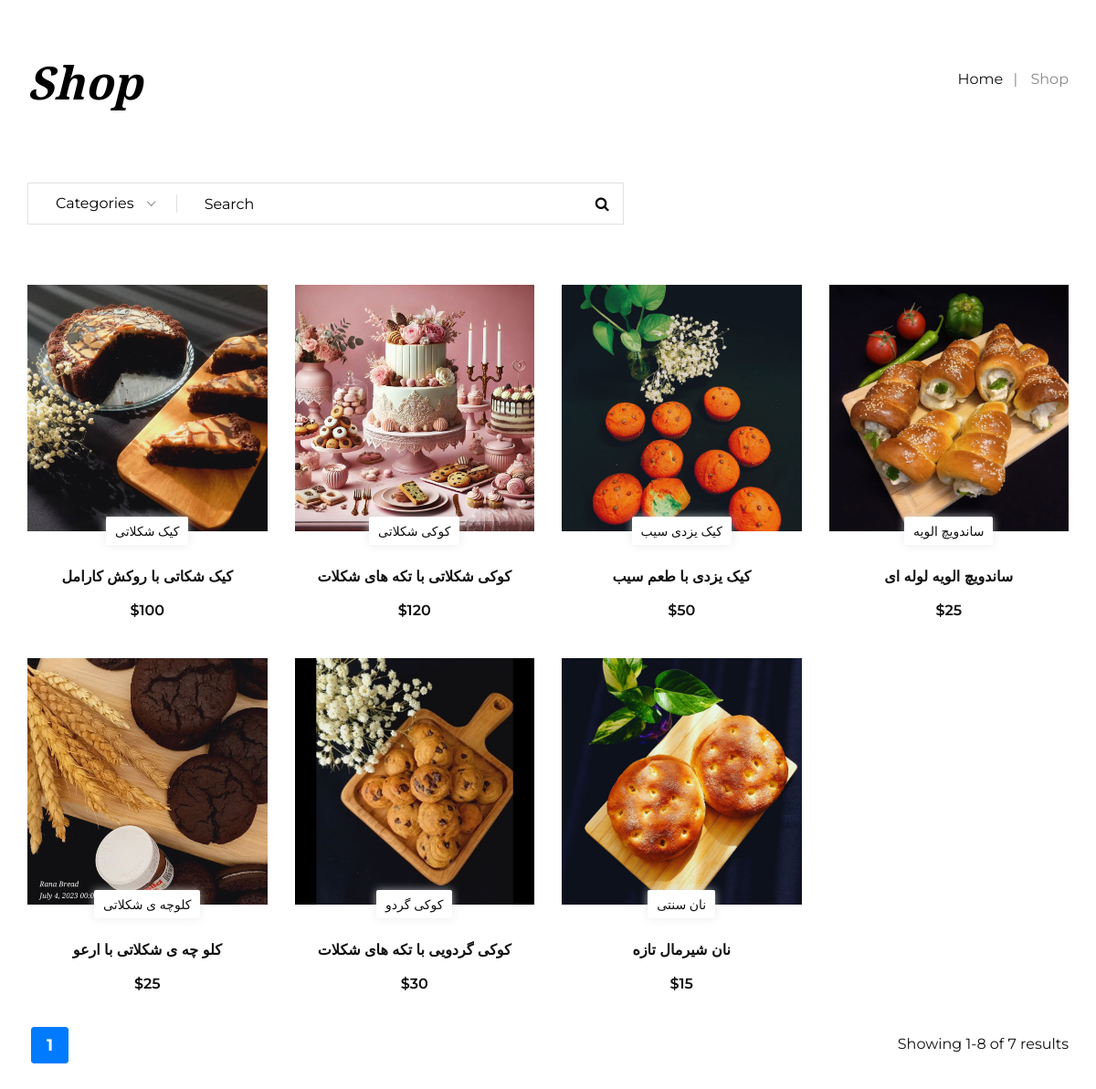
Page /products on the committed database.
### product_module/models.py (models this page shows, shortened)
class Product(models.Model):
    category = models.ManyToManyField(productCategory, verbose_name='دیته بندی')
    title = models.CharField(max_length=100, verbose_name='عنوان محصول', db_index=True)
    url_title = models.CharField(max_length=100, verbose_name='عنوان در url', db_index=True)
    price = models.IntegerField(verbose_name='قیمت محصول')
    image = models.ImageField(upload_to='images/products', verbose_name='تصویر اصلی')
    short_description = models.TextField(verbose_name='توضحات کوتاه محصول')
    description = models.TextField(verbose_name='توضیحات محصول')
    is_active = models.BooleanField(default=False, verbose_name='فعال')
    slug = models.SlugField(default="", db_index=True, unique=True, null=False, blank=True, max_length=400,
                            allow_unicode=True, verbose_name='slug')
    is_deleted = models.BooleanField(default=False, verbose_name='حذف')
    number = models.IntegerField(verbose_name='حداقل مقدار خرید', default=1, blank=True, null=True)
    class Meta:
        verbose_name = 'product'
        verbose_name_plural = "product's"

### product_module/views.py (the view)
# urls.py: path('products', views.ProductListView.as_view(), name='product-list'),
class ProductListView(ListView):
    template_name = 'product_module/product_list.html'
    model = Product
    paginate_by = 8
    context_object_name = 'products'
    def get_queryset(self):
        query = super(ProductListView, self).get_queryset()
        query = query.filter(is_active=True)
        search_query = self.request.GET.get('search', None)
        if search_query:
            query = query.filter(Q(title__icontains=search_query))
        category_url = self.request.GET.get('category')
        if category_url:
            query = query.filter(category__url__iexact=category_url)
        return query
    def get_context_data(self, **kwargs):
        context = super(ProductListView, self).get_context_data(**kwargs)
        context['categorise'] = productCategory.objects.filter(is_active=True).all()
        context['search_query'] = self.request.GET.get('search', '')
        context['product_count'] = Product.objects.all().count()
        return context

### product_module/templates/product_module/product_list.html (shortened to what this page needs)
{% extends 'shared/layout.html' %}
{% block content %}
    <div class="breadcrumb-option">
        <div class="container">
            <div class="row">
                <div class="col-lg-6 col-md-6 col-sm-6">
                    <div class="breadcrumb__text">
                        <h2>Shop</h2>
                    </div>
                </div>
                <div class="col-lg-6 col-md-6 col-sm-6">
                    <div class="breadcrumb__links">
                        <a href=".{% url 'home' %}">Home</a>
                        <span>Shop</span>
                    </div>
                </div>
            </div>
        </div>
    </div>
    <section class="shop spad">
        <div class="container">
            <div class="shop__option">
                <div class="row">
                    <div class="col-lg-7 col-md-7">
                        <div class="shop__option__search">
                            <form method="get" action="">
                                <input type="text" name="search" placeholder="Search" value="{{ search_query }}">
                                <button type="submit"><i class="fa fa-search"></i></button>
                            </form>
                        </div>
                    </div>
                    <div class="col-lg-5 col-md-5">
                    </div>
                </div>
            </div>
            <div class="row">
                {% if products %}
                    {% for product in products %}
                        <div class="col-lg-3 col-md-6 col-sm-6">
                            <div class="product__item">
                                <div class="product__item__pic set-bg" data-setbg="{{ product.image.url }}">
                                    <div class="product__label">
                                        <span>{{ product.title }}</span>
                                    </div>
                                </div>
                                <div class="product__item__text">
                                    <h6><a href="#">{{ product.short_description }}</a></h6>
                                    <div class="product__item__price">${{ product.price }}</div>
                                </div>
                            </div>
                        </div>
                    {% endfor %}
                {% else %}
                    <div class="col-12 text-center">
                        <p class="no-products-message">No products found matching your search.</p>
                    </div>
                {% endif %}
            </div>
            <div class="shop__last__option">
                <div class="row">
                    <div class="col-lg-6 col-md-6 col-sm-6">
                        <div class="shop__pagination">
                            {% for page_num in page_obj.paginator.page_range %}
                                <a onclick="fillpage({{ page_num }})"
                                   href="#" class="{% if page_obj.number == page_num %}
                               active {% endif %}">{{ page_num }}</a>
                            {% endfor %}
                        </div>
                    </div>
                    <div class="col-lg-6 col-md-6 col-sm-6">
                        <div class="shop__last__text">
                            <p>Showing 1-8 of {{ product_count }} results</p>
                        </div>
                    </div>
                </div>
            </div>
        </div>
    </section>
{% endblock %}

### static/css/custom.css (style rules this page uses)
.shop__pagination a.active { font-weight: bold; color: white; background-color: #000000; border-color: #007bff; }
.shop__pagination a { text-decoration: none; color: black; padding: 8px 16px; border: 1px solid #ddd; margin: 0 4px; border-radius: 4px; transition: background-color 0.3s, color 0.3s; font-size: 18px; font-weight: 600; position: relative; top: 2px; }
.shop__pagination a.active { font-weight: bold; color: white; background-color: #007bff; border-color: #007bff; }

### rows in the picture
Product: shows a picture, title "کیک شکلاتی", short_description "کیک شکاتی با روکش کارامل", price "100"
Product: shows a picture, title "کوکی شکلاتی", short_description "کوکی شکلاتی با تکه های شکلات", price "120"
Product: shows a picture, title "کیک یزدی سیب", short_description "کیک یزدی با طعم سیب", price "50"
Product: shows a picture, title "ساندویچ الویه", short_description "ساندویچ الویه لوله ای", price "25"
Product: shows a picture, title "کلوچه ی شکلاتی", short_description "کلو چه ی شکلاتی با ارعو", price "25"
Product: shows a picture, title "کوکی گردو", short_description "کوکی گردویی با تکه های شکلات", price "30"
Product: shows a picture, title "نان سنتی", short_description "نان شیرمال تازه", price "15"

### other values in the picture
{{ page_num }} "1"
{{ product_count }} "7"
